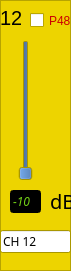
   <widget class="QFrame" name="frame_12">
    <property name="geometry">
     <rect>
      <x>210</x>
      <y>300</y>
      <width>71</width>
      <height>271</height>
     </rect>
    </property>
    <property name="palette">
     <palette>
      <active>
       <colorrole role="Base">
        <brush brushstyle="SolidPattern">
         <color alpha="255">
          <red>255</red>
          <green>255</green>
          <blue>255</blue>
         </color>
        </brush>
       </colorrole>
       <colorrole role="Window">
        <brush brushstyle="SolidPattern">
         <color alpha="255">
          <red>237</red>
          <green>212</green>
          <blue>0</blue>
         </color>
        </brush>
       </colorrole>
      </active>
      <inactive>
       <colorrole role="Base">
        <brush brushstyle="SolidPattern">
         <color alpha="255">
          <red>255</red>
          <green>255</green>
          <blue>255</blue>
         </color>
        </brush>
       </colorrole>
       <colorrole role="Window">
        <brush brushstyle="SolidPattern">
         <color alpha="255">
          <red>237</red>
          <green>212</green>
          <blue>0</blue>
         </color>
        </brush>
       </colorrole>
      </inactive>
      <disabled>
       <colorrole role="Base">
        <brush brushstyle="SolidPattern">
         <color alpha="255">
          <red>237</red>
          <green>212</green>
          <blue>0</blue>
         </color>
        </brush>
       </colorrole>
       <colorrole role="Window">
        <brush brushstyle="SolidPattern">
         <color alpha="255">
          <red>237</red>
          <green>212</green>
          <blue>0</blue>
         </color>
        </brush>
       </colorrole>
      </disabled>
     </palette>
    </property>
    <property name="autoFillBackground">
     <bool>true</bool>
    </property>
    <property name="frameShape">
     <enum>QFrame::StyledPanel</enum>
    </property>
    <property name="frameShadow">
     <enum>QFrame::Raised</enum>
    </property>
    <widget class="QLabel" name="label_25">
     <property name="geometry">
      <rect>
       <x>0</x>
       <y>10</y>
       <width>21</width>
       <height>16</height>
      </rect>
     </property>
     <property name="font">
      <font>
       <pointsize>15</pointsize>
      </font>
     </property>
     <property name="text">
      <string>12</string>
     </property>
    </widget>
    <widget class="QSlider" name="g_ch_12">
     <property name="geometry">
      <rect>
       <x>10</x>
       <y>40</y>
       <width>31</width>
       <height>141</height>
      </rect>
     </property>
     <property name="palette">
      <palette>
       <active>
        <colorrole role="Button">
         <brush brushstyle="SolidPattern">
          <color alpha="255">
           <red>52</red>
           <green>101</green>
           <blue>164</blue>
          </color>
         </brush>
        </colorrole>
       </active>
       <inactive>
        <colorrole role="Button">
         <brush brushstyle="SolidPattern">
          <color alpha="255">
           <red>52</red>
           <green>101</green>
           <blue>164</blue>
          </color>
         </brush>
        </colorrole>
       </inactive>
       <disabled>
        <colorrole role="Button">
         <brush brushstyle="SolidPattern">
          <color alpha="255">
           <red>52</red>
           <green>101</green>
           <blue>164</blue>
          </color>
         </brush>
        </colorrole>
       </disabled>
      </palette>
     </property>
     <property name="minimum">
      <number>0</number>
     </property>
     <property name="maximum">
      <number>12</number>
     </property>
     <property name="singleStep">
      <number>1</number>
     </property>
     <property name="pageStep">
      <number>1</number>
     </property>
     <property name="value">
      <number>0</number>
     </property>
     <property name="orientation">
      <enum>Qt::Vertical</enum>
     </property>
     <property name="tickInterval">
      <number>6</number>
     </property>
    </widget>
    <widget class="QCheckBox" name="p48_12">
     <property name="geometry">
      <rect>
       <x>30</x>
       <y>10</y>
       <width>41</width>
       <height>21</height>
      </rect>
     </property>
     <property name="palette">
      <palette>
       <active>
        <colorrole role="WindowText">
         <brush brushstyle="SolidPattern">
          <color alpha="255">
           <red>204</red>
           <green>0</green>
           <blue>0</blue>
          </color>
         </brush>
        </colorrole>
       </active>
       <inactive>
        <colorrole role="WindowText">
         <brush brushstyle="SolidPattern">
          <color alpha="255">
           <red>204</red>
           <green>0</green>
           <blue>0</blue>
          </color>
         </brush>
        </colorrole>
       </inactive>
       <disabled>
        <colorrole role="WindowText">
         <brush brushstyle="SolidPattern">
          <color alpha="255">
           <red>190</red>
           <green>190</green>
           <blue>190</blue>
          </color>
         </brush>
        </colorrole>
       </disabled>
      </palette>
     </property>
     <property name="text">
      <string>P48</string>
     </property>
    </widget>
    <widget class="QLineEdit" name="d_ch_12">
     <property name="enabled">
      <bool>false</bool>
     </property>
     <property name="geometry">
      <rect>
       <x>10</x>
       <y>190</y>
       <width>31</width>
       <height>23</height>
      </rect>
     </property>
     <property name="palette">
      <palette>
       <active>
        <colorrole role="WindowText">
         <brush brushstyle="SolidPattern">
          <color alpha="255">
           <red>0</red>
           <green>0</green>
           <blue>0</blue>
          </color>
         </brush>
        </colorrole>
        <colorrole role="Light">
         <brush brushstyle="SolidPattern">
          <color alpha="255">
           <red>255</red>
           <green>255</green>
           <blue>255</blue>
          </color>
         </brush>
        </colorrole>
        <colorrole role="Dark">
         <brush brushstyle="SolidPattern">
          <color alpha="255">
           <red>115</red>
           <green>210</green>
           <blue>22</blue>
          </color>
         </brush>
        </colorrole>
        <colorrole role="Text">
         <brush brushstyle="SolidPattern">
          <color alpha="255">
           <red>0</red>
           <green>0</green>
           <blue>0</blue>
          </color>
         </brush>
        </colorrole>
        <colorrole role="ButtonText">
         <brush brushstyle="SolidPattern">
          <color alpha="255">
           <red>0</red>
           <green>0</green>
           <blue>0</blue>
          </color>
         </brush>
        </colorrole>
        <colorrole role="Base">
         <brush brushstyle="SolidPattern">
          <color alpha="255">
           <red>0</red>
           <green>0</green>
           <blue>0</blue>
          </color>
         </brush>
        </colorrole>
        <colorrole role="Window">
         <brush brushstyle="SolidPattern">
          <color alpha="255">
           <red>0</red>
           <green>0</green>
           <blue>0</blue>
          </color>
         </brush>
        </colorrole>
       </active>
       <inactive>
        <colorrole role="WindowText">
         <brush brushstyle="SolidPattern">
          <color alpha="255">
           <red>0</red>
           <green>0</green>
           <blue>0</blue>
          </color>
         </brush>
        </colorrole>
        <colorrole role="Light">
         <brush brushstyle="SolidPattern">
          <color alpha="255">
           <red>255</red>
           <green>255</green>
           <blue>255</blue>
          </color>
         </brush>
        </colorrole>
        <colorrole role="Dark">
         <brush brushstyle="SolidPattern">
          <color alpha="255">
           <red>115</red>
           <green>210</green>
           <blue>22</blue>
          </color>
         </brush>
        </colorrole>
        <colorrole role="Text">
         <brush brushstyle="SolidPattern">
          <color alpha="255">
           <red>0</red>
           <green>0</green>
           <blue>0</blue>
          </color>
         </brush>
        </colorrole>
        <colorrole role="ButtonText">
         <brush brushstyle="SolidPattern">
          <color alpha="255">
           <red>0</red>
           <green>0</green>
           <blue>0</blue>
          </color>
         </brush>
        </colorrole>
        <colorrole role="Base">
         <brush brushstyle="SolidPattern">
          <color alpha="255">
           <red>0</red>
           <green>0</green>
           <blue>0</blue>
          </color>
         </brush>
        </colorrole>
        <colorrole role="Window">
         <brush brushstyle="SolidPattern">
          <color alpha="255">
           <red>0</red>
           <green>0</green>
           <blue>0</blue>
          </color>
         </brush>
        </colorrole>
       </inactive>
       <disabled>
        <colorrole role="WindowText">
         <brush brushstyle="SolidPattern">
          <color alpha="255">
           <red>115</red>
           <green>210</green>
           <blue>22</blue>
          </color>
         </brush>
        </colorrole>
        <colorrole role="Light">
         <brush brushstyle="SolidPattern">
          <color alpha="255">
           <red>255</red>
           <green>255</green>
           <blue>255</blue>
          </color>
         </brush>
        </colorrole>
        <colorrole role="Dark">
         <brush brushstyle="SolidPattern">
          <color alpha="255">
           <red>115</red>
           <green>210</green>
           <blue>22</blue>
          </color>
         </brush>
        </colorrole>
        <colorrole role="Text">
         <brush brushstyle="SolidPattern">
          <color alpha="255">
           <red>115</red>
           <green>210</green>
           <blue>22</blue>
          </color>
         </brush>
        </colorrole>
        <colorrole role="ButtonText">
         <brush brushstyle="SolidPattern">
          <color alpha="255">
           <red>115</red>
           <green>210</green>
           <blue>22</blue>
          </color>
         </brush>
        </colorrole>
        <colorrole role="Base">
         <brush brushstyle="SolidPattern">
          <color alpha="255">
           <red>0</red>
           <green>0</green>
           <blue>0</blue>
          </color>
         </brush>
        </colorrole>
        <colorrole role="Window">
         <brush brushstyle="SolidPattern">
          <color alpha="255">
           <red>0</red>
           <green>0</green>
           <blue>0</blue>
          </color>
         </brush>
        </colorrole>
       </disabled>
      </palette>
     </property>
     <property name="font">
      <font>
       <family>Clean</family>
       <italic>true</italic>
      </font>
     </property>
     <property name="text">
      <string>-10</string>
     </property>
    </widget>
    <widget class="QLabel" name="label_26">
     <property name="geometry">
      <rect>
       <x>50</x>
       <y>190</y>
       <width>21</width>
       <height>21</height>
      </rect>
     </property>
     <property name="font">
      <font>
       <family>Clean</family>
       <pointsize>15</pointsize>
      </font>
     </property>
     <property name="text">
      <string>dB</string>
     </property>
    </widget>
    <widget class="QLineEdit" name="lineEdit_12">
     <property name="geometry">
      <rect>
       <x>0</x>
       <y>230</y>
       <width>71</width>
       <height>23</height>
      </rect>
     </property>
     <property name="font">
      <font>
       <family>Clean</family>
      </font>
     </property>
     <property name="text">
      <string>CH 12</string>
     </property>
    </widget>
   </widget>
